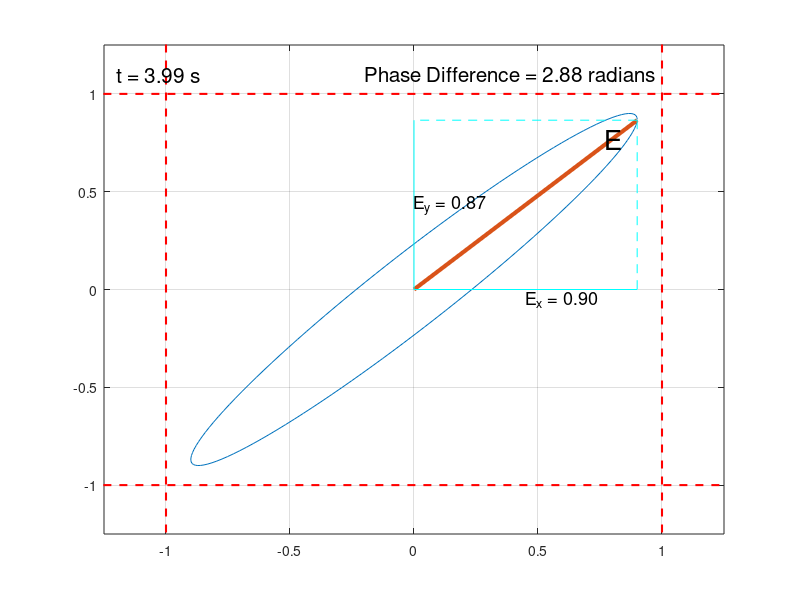

Write the MATLAB code that produced this figure.
clc;clear;clf;

%INPUTS
sample = true;
polarizeY = false;
polarizeX = false;
phi = deg2rad(30)+deg2rad(45);

smoothness_of_animation = .03;
speed_of_animation = .001;
time_length = 4;

%%
Amplitude = 1;
omega1 = pi./2;
omega2 = pi./2;
phaseDifference = pi./2 + phi;

figure(1)
i = 1;
for t = 0:smoothness_of_animation:time_length
    
    clf;
    if sample == true
        y = (.9)*Amplitude.*sin(omega1.*t+phi);
        x = (.9)*Amplitude.*cos(omega2.*t);
    else
        y = Amplitude.*sin(omega1.*t+phi);
        x = Amplitude.*cos(omega2.*t);
    end
    
    
    if polarizeY == true
        x = 0;
    end
    
    if polarizeX == true
        y = 0;
    end
    
    path(i, 1) = x;
    path(i, 2) = y;
    plot(path(:,1), path(:,2))
    hold on
    
    line([0 x], [0 y], 'linewidth', 3)
    line([0 x], [0 0], 'color', 'c')
    line([0 0], [0 y], 'color', 'c')
    line([x x], [y 0], 'linestyle', '--', 'color', 'c')
    line([x 0], [y y], 'linestyle', '--', 'color', 'c')
    
    line([1 1], [10 -10], 'linestyle', '--', 'color', 'r', 'linewidth', 1.5)
    line([-1 -1], [10 -10], 'linestyle', '--', 'color', 'r', 'linewidth', 1.5)
    line([-10 10], [1 1], 'linestyle', '--', 'color', 'r', 'linewidth', 1.5)
    line([-10 10], [-1 -1], 'linestyle', '--', 'color', 'r', 'linewidth', 1.5)
    
    text(-1.2,1.1,sprintf('t = %.2f s', t), 'fontsize', 15)
    text(-.2,1.1,sprintf('Phase Difference = %.2f radians', phaseDifference), 'fontsize', 15)
    
    text(x/1.2+.02, y/1.2+.05, 'E', 'fontsize', 20)
    text(x/2, -.05, sprintf('E_x = %.2f', x), 'fontsize', 13)
    text(0, y/2, sprintf('E_y = %.2f', y), 'fontsize', 13)
    
    grid on
    xlim([-1.25 1.25])
    ylim([-1.25 1.25])
    pause(speed_of_animation)
    hold off
    
    i = i+1;
    
end